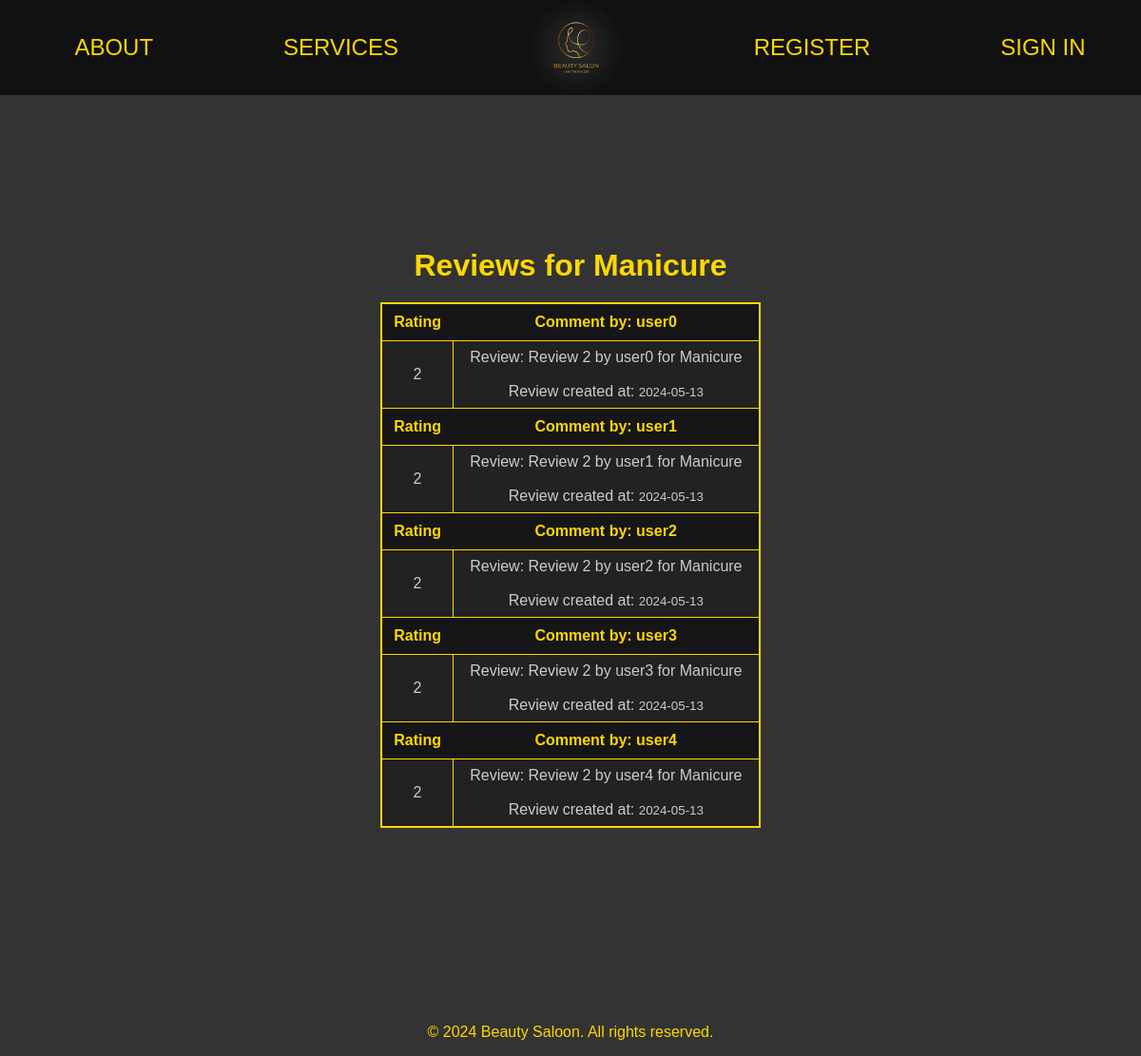
Page /reviews/2/ on the committed database.
### booking/models.py (models this page shows, shortened)
class Service(models.Model):
    name = models.CharField(max_length=100)
    description = models.TextField()
    duration = models.DurationField()
    price = models.DecimalField(max_digits=6, decimal_places=2)  # Цена услуги

class Review(models.Model):
    booking = models.ForeignKey(Booking, on_delete=models.CASCADE)
    rating = models.IntegerField(default=1, choices=[(i, i) for i in range(1, 6)])
    comment = models.TextField()
    created_at = models.DateTimeField(auto_now_add=True)  # Automatically set when the review is created

class Booking(models.Model):
    customer = models.ForeignKey(Customer, on_delete=models.CASCADE)
    service = models.ForeignKey(Service, on_delete=models.CASCADE)
    service_provider = models.ForeignKey(ServiceProvider, on_delete=models.CASCADE)
    appointment_datetime = models.DateTimeField(default=timezone.now) #TODO удалить default после сдачи, нужно для заполнения бд командой
    created_at = models.DateTimeField(default=timezone.now)

class BaseProfile(models.Model):
    user = models.OneToOneField(User, on_delete=models.CASCADE)
    phone = models.CharField(max_length=20)
    birth_date = models.DateField(null=True, blank=True)
    class Meta:
        abstract = True  # Указываем, что модель является абстрактной и не должна создаваться в базе данных

class Customer(BaseProfile):
    pass

### booking/views/review.py (the view)
# urls.py: path('reviews/<int:service_id>/', service_reviews, name='service_reviews'),
def service_reviews(request, service_id):
    service = get_object_or_404(Service, id=service_id)
    reviews = Review.objects.filter(booking__service=service).select_related('booking', 'booking__customer')
    return render(request, 'reviews.html', {'service': service, 'reviews': reviews})

### booking/templates/reviews.html
{% extends 'base.html' %}
{% block content %}
<div class="reviews-container">
    <h1>Reviews for {{ service.name }}</h1>
    <table>
        {% for review in reviews %}
        <tr>
            <th>Rating</th>
            <th><strong>Comment by: {{ review.booking.customer.user.username }}</strong><br></th>
        </tr>
        <tr>
            <td>{{ review.rating }}</td>
            <td>
                Review: {{ review.comment }}<br><br>
                Review created at: <small>{{ review.created_at|date:"Y-m-d" }}</small>
            </td>
        </tr>
        {% empty %}
            <h3>No reviews available.</h3>
        {% endfor %}
    </table>
</div>
{% endblock %}

### booking/static/css/style.css (style rules this page uses)
body { margin: 0; font-family: 'Fira Sans', sans-serif; background-color: #333; color: #ccc; }
.reviews-container { width: 50%; margin: 20px auto; text-align: center; background-color: #333; color: #ccc; padding: 20px; }
.reviews-container table { width: 100%; margin: auto; border-collapse: collapse; border: 2px solid gold; }
.reviews-container th { text-align: center; border-bottom: 1px solid gold; padding: 10px; background-color: #161618; color: gold; }
.reviews-container td { padding: 8px; text-align: center; border: 1px solid gold; background-color: #222; }
.reviews-container h1 { margin-bottom: 20px; color: gold; }

### rows in the picture
Service: name "Manicure"
Review: booking.customer.user.username "user0", rating "2", comment "Review 2 by user0 for Manicure", created_at "2024-05-13"
Review: booking.customer.user.username "user1", rating "2", comment "Review 2 by user1 for Manicure", created_at "2024-05-13"
Review: booking.customer.user.username "user2", rating "2", comment "Review 2 by user2 for Manicure", created_at "2024-05-13"
Review: booking.customer.user.username "user3", rating "2", comment "Review 2 by user3 for Manicure", created_at "2024-05-13"
Review: booking.customer.user.username "user4", rating "2", comment "Review 2 by user4 for Manicure", created_at "2024-05-13"
